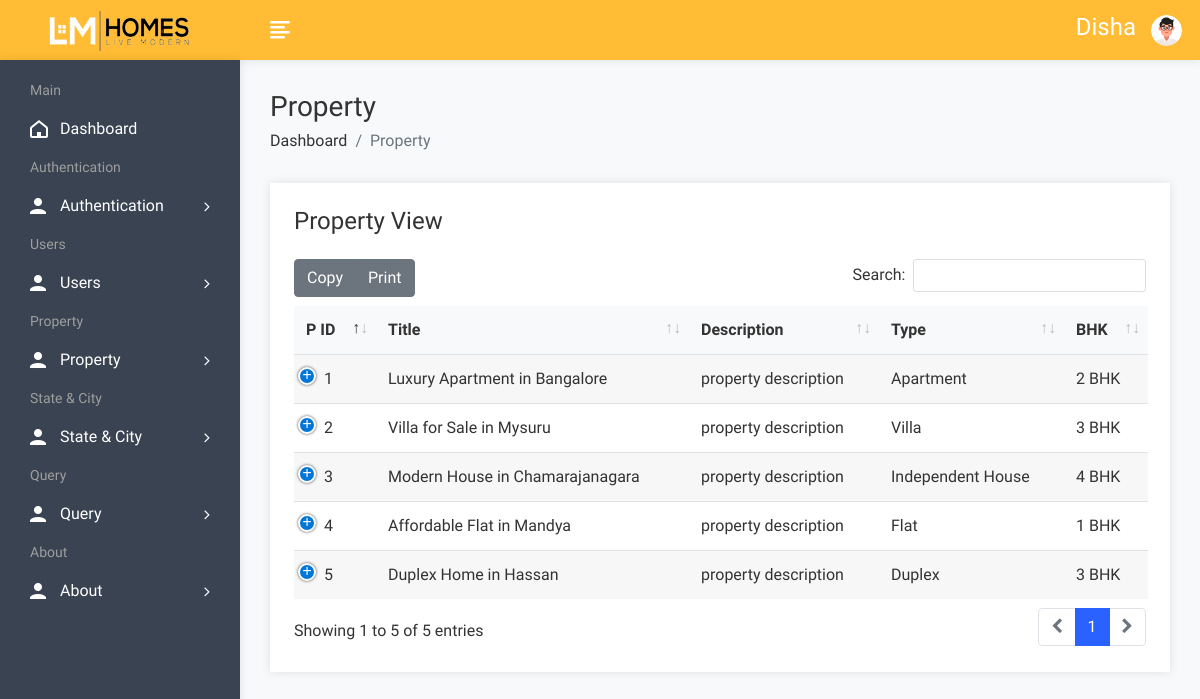
Screenshot of /admin/propertyview.php (signed in) with the database file from the repository.
### tables this page shows
CREATE TABLE `property` (
  `pid` int(50) NOT NULL,
  `title` varchar(200) NOT NULL,
  `pcontent` longtext NOT NULL,
  `type` varchar(100) NOT NULL,
  `bhk` varchar(50) NOT NULL,
  `stype` varchar(100) NOT NULL,
  `bedroom` int(50) NOT NULL,
  `bathroom` int(50) NOT NULL,
  `balcony` int(50) NOT NULL,
  `kitchen` int(50) NOT NULL,
  `hall` int(50) NOT NULL,
  `floor` varchar(50) NOT NULL,
  `size` int(50) NOT NULL,
  `price` int(50) NOT NULL,
  `location` varchar(200) NOT NULL,
  `city` varchar(100) NOT NULL,
  `state` varchar(100) NOT NULL,
  `feature` longtext NOT NULL,
  `pimage` varchar(300) NOT NULL,
  `pimage1` varchar(300) NOT NULL,
  `pimage2` varchar(300) NOT NULL,
  `pimage3` varchar(300) NOT NULL,
  `pimage4` varchar(300) NOT NULL,
  `uid` int(50) NOT NULL,
  `status` varchar(50) NOT NULL,
  `mapimage` varchar(300) NOT NULL,
  `topmapimage` varchar(300) NOT NULL,
  `groundmapimage` varchar(300) NOT NULL,
  `totalfloor` varchar(50) NOT NULL,
  `date` datetime NOT NULL DEFAULT current_timestamp()
);

### admin/propertyview.php (the view, shortened to what this page needs)
<!DOCTYPE html>
<html lang="en">
<head>
        <link rel="stylesheet" href="assets/css/bootstrap.min.css">
        <link rel="stylesheet" href="assets/css/font-awesome.min.css">
        <link rel="stylesheet" href="assets/css/feathericon.min.css">
		<link rel="stylesheet" href="assets/plugins/datatables/dataTables.bootstrap4.min.css">
		<link rel="stylesheet" href="assets/plugins/datatables/responsive.bootstrap4.min.css">
		<link rel="stylesheet" href="assets/plugins/datatables/select.bootstrap4.min.css">
		<link rel="stylesheet" href="assets/plugins/datatables/buttons.bootstrap4.min.css">
        <link rel="stylesheet" href="assets/css/style.css">
    </head>
    <body>
				<?php include("header.php"); ?>
            <div class="page-wrapper">
                <div class="content container-fluid">
					<div class="page-header">
						<div class="row">
							<div class="col">
								<h3 class="page-title">Property</h3>
								<ul class="breadcrumb">
									<li class="breadcrumb-item"><a href="dashboard.php">Dashboard</a></li>
									<li class="breadcrumb-item active">Property</li>
								</ul>
							</div>
						</div>
					</div>
					<div class="row">
                            <div class="col-12">
                                <div class="card">
                                    <div class="card-body">
                                        <h4 class="header-title mt-0 mb-4">Property View</h4>
                                        <table id="datatable-buttons" class="table table-striped dt-responsive nowrap">
                                            <thead>
                                                <tr>
                                                    <th>P ID</th>
                                                    <th>Title</th>
                                                    <th>Description</th>
                                                    <th>Type</th>
                                                    <th>BHK</th>
                                                </tr>
                                            </thead>
                                            <tbody>
												<?php
													$query=mysqli_query($con,"select * from property");
													while($row=mysqli_fetch_row($query))
													{
												?>
                                                <tr>
                                                    <td><?php echo $row['0']; ?></td>
                                                    <td><?php echo $row['1']; ?></td>
                                                    <td><?php echo "property description"; ?></td>
                                                    <td><?php echo $row['3']; ?></td>
                                                    <td><?php echo $row['4']; ?></td>
                                                </tr>
                                               <?php
												}
												?>
                                            </tbody>
                                        </table>
                                    </div>
                                </div>
                            </div>
                        </div>
				</div>
			</div>
    </body>
</html>

### admin/header.php (shortened to what this page needs)
<div class="header">
              <div class="header-left">
                  <a href="dashboard.php" class="logo">
				<img src="assets/img/logo.png" alt="Logo">
			</a>
              </div>
		<a href="javascript:void(0);" id="toggle_btn">
			<i class="fe fe-text-align-left"></i>
		</a>
		<ul class="nav user-menu">
			<h4 style="color:white;margin-top:13px;text-transform:capitalize;"><?php echo $_SESSION['auser'];?></h4>
			<li class="nav-item dropdown app-dropdown">
				<a href="#" class="dropdown-toggle nav-link" data-toggle="dropdown">
					<span class="user-img"><img class="rounded-circle" src="assets/img/profiles/avatar-01.png" width="31" alt="Ryan Taylor"></span>
				</a>
			</li>
		</ul>
          </div>
          <div class="sidebar" id="sidebar">
              <div class="sidebar-inner slimscroll">
			<div id="sidebar-menu" class="sidebar-menu">
				<ul>
					<li class="menu-title">
						<span>Main</span>
					</li>
					<li>
						<a href="dashboard.php"><i class="fe fe-home"></i> <span>Dashboard</span></a>
					</li>
					<li class="menu-title">
						<span>Authentication</span>
					</li>
					<li class="submenu">
						<a href="#"><i class="fe fe-user"></i> <span> Authentication </span> <span class="menu-arrow"></span></a>
					</li>
					<li class="menu-title">
						<span>Users</span>
					</li>
					<li class="submenu">
						<a href="#"><i class="fe fe-user"></i> <span> Users </span> <span class="menu-arrow"></span></a>
					</li>
					<li class="menu-title">
						<span>Property</span>
					</li>
					<li class="submenu">
						<a href="#"><i class="fe fe-user"></i> <span> Property</span> <span class="menu-arrow"></span></a>
					</li>
					<li class="menu-title">
						<span>State & City</span>
					</li>
					<li class="submenu">
						<a href="#"><i class="fe fe-user"></i> <span>State & City</span> <span class="menu-arrow"></span></a>
					</li>
					<li class="menu-title">
						<span>Query</span>
					</li>
					<li class="submenu">
						<a href="#"><i class="fe fe-user"></i> <span> Query </span> <span class="menu-arrow"></span></a>
					</li>
					<li class="menu-title">
						<span>About</span>
					</li>
					<li class="submenu">
						<a href="#"><i class="fe fe-user"></i> <span> About </span> <span class="menu-arrow"></span></a>
					</li>
				</ul>
			</div>
              </div>
          </div>

### rows the page displays
property: pid "1", title "Luxury Apartment in Bangalore", type "Apartment", bhk "2 BHK"
property: pid "2", title "Villa for Sale in Mysuru", type "Villa", bhk "3 BHK"
property: pid "3", title "Modern House in Chamarajanagara", type "Independent House", bhk "4 BHK"
property: pid "4", title "Affordable Flat in Mandya", type "Flat", bhk "1 BHK"
property: pid "5", title "Duplex Home in Hassan", type "Duplex", bhk "3 BHK"

### other values shown
$_SESSION['auser'] "Disha"
